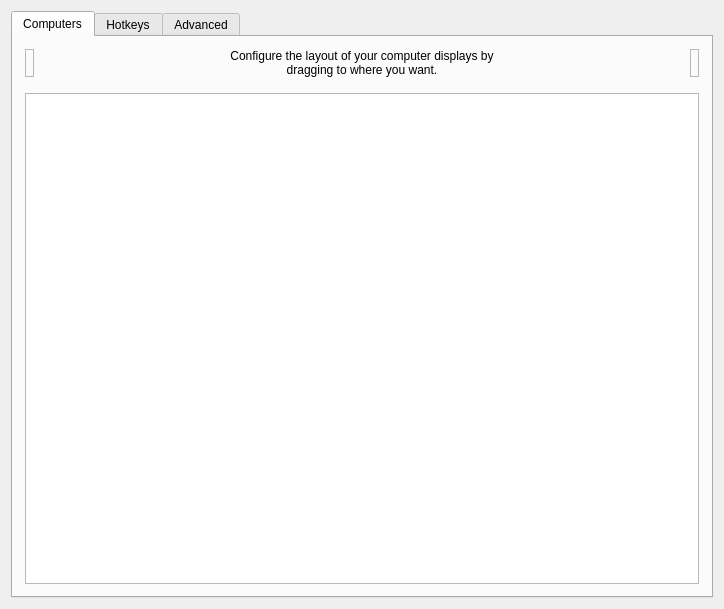
<?xml version="1.0" encoding="UTF-8"?>
<ui version="4.0">
 <class>ServerConfigDialog</class>
 <widget class="QDialog" name="ServerConfigDialog">
  <property name="geometry">
   <rect>
    <x>0</x>
    <y>0</y>
    <width>724</width>
    <height>609</height>
   </rect>
  </property>
  <property name="minimumSize">
   <size>
    <width>0</width>
    <height>0</height>
   </size>
  </property>
  <property name="windowTitle">
   <string>Server Configuration</string>
  </property>
  <layout class="QVBoxLayout" name="verticalLayout_3">
   <item>
    <widget class="QTabWidget" name="tabWidget">
     <widget class="QWidget" name="tabComputers">
      <attribute name="title">
       <string>Computers</string>
      </attribute>
      <layout class="QVBoxLayout">
       <property name="leftMargin">
        <number>12</number>
       </property>
       <property name="topMargin">
        <number>12</number>
       </property>
       <property name="rightMargin">
        <number>12</number>
       </property>
       <property name="bottomMargin">
        <number>12</number>
       </property>
       <item>
        <layout class="QHBoxLayout" name="layoutComputers">
         <property name="spacing">
          <number>6</number>
         </property>
         <item>
          <widget class="RemoveComputerWidget" name="lblRemoveComputer">
           <property name="acceptDrops">
            <bool>true</bool>
           </property>
           <property name="toolTip">
            <string>Drag a computer from the grid to the trashcan to remove it.</string>
           </property>
           <property name="frameShape">
            <enum>QFrame::Shape::StyledPanel</enum>
           </property>
           <property name="frameShadow">
            <enum>QFrame::Shadow::Raised</enum>
           </property>
          </widget>
         </item>
         <item>
          <spacer name="horizontalSpacer_21">
           <property name="orientation">
            <enum>Qt::Orientation::Horizontal</enum>
           </property>
           <property name="sizeHint" stdset="0">
            <size>
             <width>40</width>
             <height>20</height>
            </size>
           </property>
          </spacer>
         </item>
         <item>
          <widget class="QLabel" name="label_2">
           <property name="sizePolicy">
            <sizepolicy hsizetype="Preferred" vsizetype="Preferred">
             <horstretch>1</horstretch>
             <verstretch>0</verstretch>
            </sizepolicy>
           </property>
           <property name="maximumSize">
            <size>
             <width>310</width>
             <height>16777215</height>
            </size>
           </property>
           <property name="text">
            <string>Configure the layout of your computer displays by dragging to where you want.</string>
           </property>
           <property name="alignment">
            <set>Qt::AlignmentFlag::AlignCenter</set>
           </property>
           <property name="wordWrap">
            <bool>true</bool>
           </property>
           <property name="indent">
            <number>-1</number>
           </property>
          </widget>
         </item>
         <item>
          <spacer name="horizontalSpacer_22">
           <property name="orientation">
            <enum>Qt::Orientation::Horizontal</enum>
           </property>
           <property name="sizeHint" stdset="0">
            <size>
             <width>40</width>
             <height>20</height>
            </size>
           </property>
          </spacer>
         </item>
         <item>
          <widget class="NewComputerWidget" name="lblNewComputer">
           <property name="toolTip">
            <string>Drag to the grid to add a new computer.</string>
           </property>
           <property name="frameShape">
            <enum>QFrame::Shape::StyledPanel</enum>
           </property>
           <property name="frameShadow">
            <enum>QFrame::Shadow::Raised</enum>
           </property>
          </widget>
         </item>
        </layout>
       </item>
       <item>
        <spacer name="verticalSpacer">
         <property name="orientation">
          <enum>Qt::Orientation::Vertical</enum>
         </property>
         <property name="sizeType">
          <enum>QSizePolicy::Policy::Fixed</enum>
         </property>
         <property name="sizeHint" stdset="0">
          <size>
           <width>20</width>
           <height>10</height>
          </size>
         </property>
        </spacer>
       </item>
       <item>
        <widget class="ComputerSetupView" name="computerSetupView">
         <property name="sizePolicy">
          <sizepolicy hsizetype="MinimumExpanding" vsizetype="Expanding">
           <horstretch>0</horstretch>
           <verstretch>0</verstretch>
          </sizepolicy>
         </property>
         <property name="acceptDrops">
          <bool>true</bool>
         </property>
         <property name="autoFillBackground">
          <bool>false</bool>
         </property>
        </widget>
       </item>
      </layout>
     </widget>
     <widget class="QWidget" name="tabHotkeys">
      <attribute name="title">
       <string>Hotkeys</string>
      </attribute>
      <layout class="QHBoxLayout" name="_2">
       <property name="leftMargin">
        <number>12</number>
       </property>
       <property name="topMargin">
        <number>12</number>
       </property>
       <property name="rightMargin">
        <number>12</number>
       </property>
       <property name="bottomMargin">
        <number>12</number>
       </property>
       <property name="spacing">
        <number>12</number>
       </property>
       <item>
        <widget class="QGroupBox" name="groupHotkeys">
         <property name="title">
          <string>&amp;Hotkeys</string>
         </property>
         <layout class="QGridLayout" name="_3">
          <item row="0" column="0" rowspan="4">
           <widget class="QListWidget" name="listHotkeys"/>
          </item>
          <item row="0" column="1">
           <widget class="QPushButton" name="btnNewHotkey">
            <property name="enabled">
             <bool>true</bool>
            </property>
            <property name="text">
             <string>&amp;New</string>
            </property>
            <property name="icon">
             <iconset theme="QIcon::ThemeIcon::ListAdd"/>
            </property>
           </widget>
          </item>
          <item row="1" column="1">
           <widget class="QPushButton" name="btnEditHotkey">
            <property name="enabled">
             <bool>false</bool>
            </property>
            <property name="text">
             <string>&amp;Edit</string>
            </property>
            <property name="icon">
             <iconset theme="document-edit"/>
            </property>
           </widget>
          </item>
          <item row="2" column="1">
           <widget class="QPushButton" name="btnRemoveHotkey">
            <property name="enabled">
             <bool>false</bool>
            </property>
            <property name="text">
             <string>&amp;Remove</string>
            </property>
            <property name="icon">
             <iconset theme="QIcon::ThemeIcon::ListRemove"/>
            </property>
           </widget>
          </item>
          <item row="3" column="1">
           <spacer name="hotkeySpacer">
            <property name="orientation">
             <enum>Qt::Orientation::Vertical</enum>
            </property>
            <property name="sizeHint" stdset="0">
             <size>
              <width>75</width>
              <height>161</height>
             </size>
            </property>
           </spacer>
          </item>
         </layout>
        </widget>
       </item>
       <item>
        <widget class="QGroupBox" name="groupActions">
         <property name="title">
          <string>A&amp;ctions</string>
         </property>
         <layout class="QGridLayout">
          <item row="0" column="0" rowspan="4">
           <widget class="QListWidget" name="listActions"/>
          </item>
          <item row="0" column="1">
           <widget class="QPushButton" name="btnNewAction">
            <property name="enabled">
             <bool>false</bool>
            </property>
            <property name="text">
             <string>Ne&amp;w</string>
            </property>
            <property name="icon">
             <iconset theme="QIcon::ThemeIcon::ListAdd"/>
            </property>
           </widget>
          </item>
          <item row="1" column="1">
           <widget class="QPushButton" name="btnEditAction">
            <property name="enabled">
             <bool>false</bool>
            </property>
            <property name="text">
             <string>E&amp;dit</string>
            </property>
            <property name="icon">
             <iconset theme="document-edit"/>
            </property>
           </widget>
          </item>
          <item row="2" column="1">
           <widget class="QPushButton" name="btnRemoveAction">
            <property name="enabled">
             <bool>false</bool>
            </property>
            <property name="text">
             <string>Re&amp;move</string>
            </property>
            <property name="icon">
             <iconset theme="QIcon::ThemeIcon::ListRemove"/>
            </property>
           </widget>
          </item>
          <item row="3" column="1">
           <spacer name="actionSpacer">
            <property name="orientation">
             <enum>Qt::Orientation::Vertical</enum>
            </property>
            <property name="sizeHint" stdset="0">
             <size>
              <width>20</width>
              <height>40</height>
             </size>
            </property>
           </spacer>
          </item>
         </layout>
        </widget>
       </item>
      </layout>
     </widget>
     <widget class="QWidget" name="tabAdvanced">
      <attribute name="title">
       <string>Advanced</string>
      </attribute>
      <layout class="QVBoxLayout" name="verticalLayout_2">
       <property name="leftMargin">
        <number>12</number>
       </property>
       <property name="topMargin">
        <number>12</number>
       </property>
       <property name="rightMargin">
        <number>12</number>
       </property>
       <property name="bottomMargin">
        <number>12</number>
       </property>
       <property name="spacing">
        <number>8</number>
       </property>
       <item>
        <widget class="QGroupBox" name="groupMisc">
         <property name="title">
          <string>&amp;Misc</string>
         </property>
         <layout class="QVBoxLayout" name="verticalLayout_4">
          <property name="leftMargin">
           <number>12</number>
          </property>
          <property name="topMargin">
           <number>12</number>
          </property>
          <property name="rightMargin">
           <number>12</number>
          </property>
          <property name="bottomMargin">
           <number>12</number>
          </property>
          <property name="spacing">
           <number>8</number>
          </property>
          <item>
           <widget class="QCheckBox" name="cbDisableLockToComputer">
            <property name="text">
             <string>Disable lock to computer (scroll lock key)</string>
            </property>
           </widget>
          </item>
          <item>
           <widget class="QCheckBox" name="cbDefaultLockToComputerState">
            <property name="text">
             <string>Enable lock to computer at startup</string>
            </property>
           </widget>
          </item>
          <item>
           <widget class="QCheckBox" name="cbRelativeMouseMoves">
            <property name="enabled">
             <bool>true</bool>
            </property>
            <property name="text">
             <string>Use &amp;relative mouse movements</string>
            </property>
           </widget>
          </item>
          <item>
           <widget class="QCheckBox" name="cbWin32KeepForeground">
            <property name="enabled">
             <bool>true</bool>
            </property>
            <property name="text">
             <string>Don't take &amp;foreground window (Windows only)</string>
            </property>
           </widget>
          </item>
          <item>
           <layout class="QHBoxLayout" name="layoutClipboard">
            <item>
             <widget class="QCheckBox" name="cbEnableClipboard">
              <property name="sizePolicy">
               <sizepolicy hsizetype="Minimum" vsizetype="Preferred">
                <horstretch>0</horstretch>
                <verstretch>0</verstretch>
               </sizepolicy>
              </property>
              <property name="text">
               <string>Enable clipboard sharing</string>
              </property>
              <property name="checked">
               <bool>true</bool>
              </property>
             </widget>
            </item>
            <item>
             <spacer name="horizontalSpacer">
              <property name="orientation">
               <enum>Qt::Orientation::Horizontal</enum>
              </property>
              <property name="sizeHint" stdset="0">
               <size>
                <width>40</width>
                <height>20</height>
               </size>
              </property>
             </spacer>
            </item>
            <item>
             <widget class="QLabel" name="label_7">
              <property name="text">
               <string>Limit to:</string>
              </property>
             </widget>
            </item>
            <item>
             <widget class="QSpinBox" name="sbClipboardSizeLimit">
              <property name="minimumSize">
               <size>
                <width>96</width>
                <height>0</height>
               </size>
              </property>
              <property name="enabled">
               <bool>false</bool>
              </property>
              <property name="sizePolicy">
               <sizepolicy hsizetype="Maximum" vsizetype="Fixed">
                <horstretch>0</horstretch>
                <verstretch>0</verstretch>
               </sizepolicy>
              </property>
              <property name="suffix">
               <string>MB</string>
              </property>
              <property name="maximum">
               <number>10000</number>
              </property>
              <property name="value">
               <number>3</number>
              </property>
             </widget>
            </item>
           </layout>
          </item>
         </layout>
        </widget>
       </item>
       <item>
        <widget class="QGroupBox" name="groupSwitch">
         <property name="title">
          <string>&amp;Switching</string>
         </property>
         <layout class="QVBoxLayout">
          <property name="leftMargin">
           <number>12</number>
          </property>
          <property name="topMargin">
           <number>12</number>
          </property>
          <property name="rightMargin">
           <number>12</number>
          </property>
          <property name="bottomMargin">
           <number>12</number>
          </property>
          <property name="spacing">
           <number>8</number>
          </property>
          <item>
           <layout class="QHBoxLayout" name="_5">
            <item>
             <widget class="QCheckBox" name="cbSwitchDelay">
              <property name="enabled">
               <bool>true</bool>
              </property>
              <property name="text">
               <string>Switch &amp;after waiting</string>
              </property>
             </widget>
            </item>
            <item>
             <spacer name="spacerSwitchWait">
              <property name="orientation">
               <enum>Qt::Orientation::Horizontal</enum>
              </property>
              <property name="sizeHint" stdset="0">
               <size>
                <width>40</width>
                <height>20</height>
               </size>
              </property>
             </spacer>
            </item>
            <item>
             <widget class="QSpinBox" name="sbSwitchDelay">
              <property name="minimumSize">
               <size>
                <width>96</width>
                <height>0</height>
               </size>
              </property>
              <property name="enabled">
               <bool>false</bool>
              </property>
              <property name="sizePolicy">
               <sizepolicy hsizetype="Maximum" vsizetype="Fixed">
                <horstretch>0</horstretch>
                <verstretch>0</verstretch>
               </sizepolicy>
              </property>
              <property name="suffix">
               <string>ms</string>
              </property>
              <property name="minimum">
               <number>10</number>
              </property>
              <property name="maximum">
               <number>10000</number>
              </property>
              <property name="singleStep">
               <number>10</number>
              </property>
              <property name="value">
               <number>250</number>
              </property>
             </widget>
            </item>
           </layout>
          </item>
          <item>
           <layout class="QHBoxLayout" name="_6">
            <item>
             <widget class="QCheckBox" name="cbSwitchDoubleTap">
              <property name="enabled">
               <bool>true</bool>
              </property>
              <property name="text">
               <string>Switch on double &amp;tap within</string>
              </property>
             </widget>
            </item>
            <item>
             <spacer name="spacerDoubleTap">
              <property name="orientation">
               <enum>Qt::Orientation::Horizontal</enum>
              </property>
              <property name="sizeHint" stdset="0">
               <size>
                <width>40</width>
                <height>20</height>
               </size>
              </property>
             </spacer>
            </item>
            <item>
             <widget class="QSpinBox" name="sbSwitchDoubleTap">
              <property name="minimumSize">
               <size>
                <width>96</width>
                <height>0</height>
               </size>
              </property>
              <property name="enabled">
               <bool>false</bool>
              </property>
              <property name="sizePolicy">
               <sizepolicy hsizetype="Maximum" vsizetype="Fixed">
                <horstretch>0</horstretch>
                <verstretch>0</verstretch>
               </sizepolicy>
              </property>
              <property name="suffix">
               <string>ms</string>
              </property>
              <property name="minimum">
               <number>10</number>
              </property>
              <property name="maximum">
               <number>10000</number>
              </property>
              <property name="singleStep">
               <number>10</number>
              </property>
              <property name="value">
               <number>250</number>
              </property>
             </widget>
            </item>
           </layout>
          </item>
         </layout>
        </widget>
       </item>
       <item>
        <widget class="QGroupBox" name="groupNetwork">
         <property name="title">
          <string>&amp;Network</string>
         </property>
         <layout class="QVBoxLayout" name="verticalLayout_5">
          <property name="leftMargin">
           <number>12</number>
          </property>
          <property name="topMargin">
           <number>12</number>
          </property>
          <property name="rightMargin">
           <number>12</number>
          </property>
          <property name="bottomMargin">
           <number>12</number>
          </property>
          <property name="spacing">
           <number>8</number>
          </property>
          <item>
           <widget class="QWidget" name="widgetHeartbeat" native="true">
            <layout class="QHBoxLayout" name="groupHeartbeat">
             <property name="leftMargin">
              <number>0</number>
             </property>
             <property name="topMargin">
              <number>0</number>
             </property>
             <property name="rightMargin">
              <number>0</number>
             </property>
             <property name="bottomMargin">
              <number>0</number>
             </property>
             <property name="spacing">
              <number>8</number>
             </property>
             <item>
              <widget class="QCheckBox" name="cbHeartbeat">
               <property name="enabled">
                <bool>true</bool>
               </property>
               <property name="whatsThis">
                <string>&lt;html&gt;&lt;head/&gt;&lt;body&gt;&lt;p&gt;Enables the network heartbeat to ping clients every &lt;span style=" font-style:italic;"&gt;n&lt;/span&gt; seconds. This may help to diagnose network problems by retrying the connection if the client becomes unresponsive.&lt;/p&gt;&lt;/body&gt;&lt;/html&gt;</string>
               </property>
               <property name="text">
                <string>&amp;Check clients every</string>
               </property>
              </widget>
             </item>
             <item>
              <spacer name="spacerNetwork">
               <property name="orientation">
                <enum>Qt::Orientation::Horizontal</enum>
               </property>
               <property name="sizeHint" stdset="0">
                <size>
                 <width>40</width>
                 <height>20</height>
                </size>
               </property>
              </spacer>
             </item>
             <item>
              <widget class="QSpinBox" name="sbHeartbeat">
               <property name="minimumSize">
                <size>
                 <width>96</width>
                 <height>0</height>
                </size>
               </property>
               <property name="enabled">
                <bool>false</bool>
               </property>
               <property name="sizePolicy">
                <sizepolicy hsizetype="Maximum" vsizetype="Fixed">
                 <horstretch>0</horstretch>
                 <verstretch>0</verstretch>
                </sizepolicy>
               </property>
               <property name="suffix">
                <string>ms</string>
               </property>
               <property name="minimum">
                <number>1000</number>
               </property>
               <property name="maximum">
                <number>30000</number>
               </property>
               <property name="singleStep">
                <number>1000</number>
               </property>
               <property name="value">
                <number>5000</number>
               </property>
              </widget>
             </item>
            </layout>
           </widget>
          </item>
          <item>
           <layout class="QHBoxLayout" name="horizontalLayout_5">
            <property name="spacing">
             <number>12</number>
            </property>
            <item>
             <widget class="QLabel" name="labelProtocol">
              <property name="whatsThis">
               <string>&lt;html&gt;&lt;head/&gt;&lt;body&gt;&lt;p&gt;Enables compatibility with programs that use either the Synergy or Barrier protocols:&lt;/p&gt;&lt;ul style="margin-top: 0px; margin-bottom: 0px; margin-left: 0px; margin-right: 0px; -qt-list-indent: 1;"&gt;&lt;li style=" margin-top:12px; margin-bottom:0px; margin-left:0px; margin-right:0px; -qt-block-indent:0; text-indent:0px;"&gt;Synergy 3 uses the Synergy protocol.&lt;/li&gt;&lt;li style=" margin-top:0px; margin-bottom:12px; margin-left:0px; margin-right:0px; -qt-block-indent:0; text-indent:0px;"&gt;Barrier, Input-Leap and Synergy 1 uses the Barrier protocol.&lt;/li&gt;&lt;/ul&gt;&lt;p&gt;A Deskflow client will automatically use either the Synergy or Barrier protocol depending on the server protocol.&lt;/p&gt;&lt;/body&gt;&lt;/html&gt;</string>
              </property>
              <property name="text">
               <string>Network protocol</string>
              </property>
             </widget>
            </item>
            <item>
             <widget class="QRadioButton" name="rbProtocolSynergy">
              <property name="text">
               <string notr="true">Synergy</string>
              </property>
              <property name="checked">
               <bool>true</bool>
              </property>
             </widget>
            </item>
            <item>
             <widget class="QRadioButton" name="rbProtocolBarrier">
              <property name="text">
               <string notr="true">Barrier</string>
              </property>
             </widget>
            </item>
            <item>
             <spacer name="spacerProtocol">
              <property name="orientation">
               <enum>Qt::Orientation::Horizontal</enum>
              </property>
              <property name="sizeHint" stdset="0">
               <size>
                <width>0</width>
                <height>0</height>
               </size>
              </property>
             </spacer>
            </item>
           </layout>
          </item>
         </layout>
        </widget>
       </item>
       <item>
        <widget class="QGroupBox" name="groupExternalConfig">
         <property name="toolTip">
          <string>Use a server config file to create complex computer layouts that are not possible with the simple grid-based computer layout editor.

Enabling this setting will disable the server config GUI.</string>
         </property>
         <property name="title">
          <string>Use a server config file</string>
         </property>
         <property name="checkable">
          <bool>true</bool>
         </property>
         <layout class="QHBoxLayout" name="horizontalLayout">
          <item>
           <widget class="QWidget" name="widgetExternalConfigControls" native="true">
            <property name="enabled">
             <bool>false</bool>
            </property>
            <layout class="QHBoxLayout" name="horizontalLayout_2">
             <property name="leftMargin">
              <number>0</number>
             </property>
             <property name="topMargin">
              <number>0</number>
             </property>
             <property name="rightMargin">
              <number>0</number>
             </property>
             <property name="bottomMargin">
              <number>0</number>
             </property>
             <property name="spacing">
              <number>8</number>
             </property>
             <item>
              <widget class="QLabel" name="labelConfigFile">
               <property name="text">
                <string>Config file path</string>
               </property>
              </widget>
             </item>
             <item>
              <widget class="QLineEdit" name="lineConfigFile">
               <property name="sizePolicy">
                <sizepolicy hsizetype="Minimum" vsizetype="Fixed">
                 <horstretch>0</horstretch>
                 <verstretch>0</verstretch>
                </sizepolicy>
               </property>
               <property name="minimumSize">
                <size>
                 <width>180</width>
                 <height>0</height>
                </size>
               </property>
              </widget>
             </item>
             <item>
              <widget class="QPushButton" name="btnBrowseConfigFile">
               <property name="sizePolicy">
                <sizepolicy hsizetype="Fixed" vsizetype="Fixed">
                 <horstretch>0</horstretch>
                 <verstretch>0</verstretch>
                </sizepolicy>
               </property>
               <property name="minimumSize">
                <size>
                 <width>0</width>
                 <height>0</height>
                </size>
               </property>
               <property name="cursor">
                <cursorShape>PointingHandCursor</cursorShape>
               </property>
               <property name="text">
                <string/>
               </property>
               <property name="flat">
                <bool>true</bool>
               </property>
              </widget>
             </item>
            </layout>
           </widget>
          </item>
         </layout>
        </widget>
       </item>
      </layout>
     </widget>
    </widget>
   </item>
  </layout>
 </widget>
 <customwidgets>
  <customwidget>
   <class>ComputerSetupView</class>
   <extends>QTableView</extends>
   <header>widgets/ComputerSetupView.h</header>
   <container>1</container>
  </customwidget>
  <customwidget>
   <class>RemoveComputerWidget</class>
   <extends>QLabel</extends>
   <header>widgets/RemoveComputerWidget.h</header>
  </customwidget>
  <customwidget>
   <class>NewComputerWidget</class>
   <extends>QLabel</extends>
   <header>widgets/NewComputerWidget.h</header>
  </customwidget>
 </customwidgets>
 <tabstops>
  <tabstop>computerSetupView</tabstop>
  <tabstop>listHotkeys</tabstop>
  <tabstop>btnNewHotkey</tabstop>
  <tabstop>btnEditHotkey</tabstop>
  <tabstop>btnRemoveHotkey</tabstop>
  <tabstop>listActions</tabstop>
  <tabstop>btnNewAction</tabstop>
  <tabstop>btnEditAction</tabstop>
  <tabstop>btnRemoveAction</tabstop>
  <tabstop>cbSwitchDelay</tabstop>
  <tabstop>sbSwitchDelay</tabstop>
  <tabstop>cbSwitchDoubleTap</tabstop>
  <tabstop>sbSwitchDoubleTap</tabstop>
  <tabstop>cbEnableClipboard</tabstop>
  <tabstop>sbClipboardSizeLimit</tabstop>
  <tabstop>cbHeartbeat</tabstop>
  <tabstop>sbHeartbeat</tabstop>
  <tabstop>cbRelativeMouseMoves</tabstop>
  <tabstop>tabWidget</tabstop>
 </tabstops>
 <resources/>
 <connections/>
</ui>
